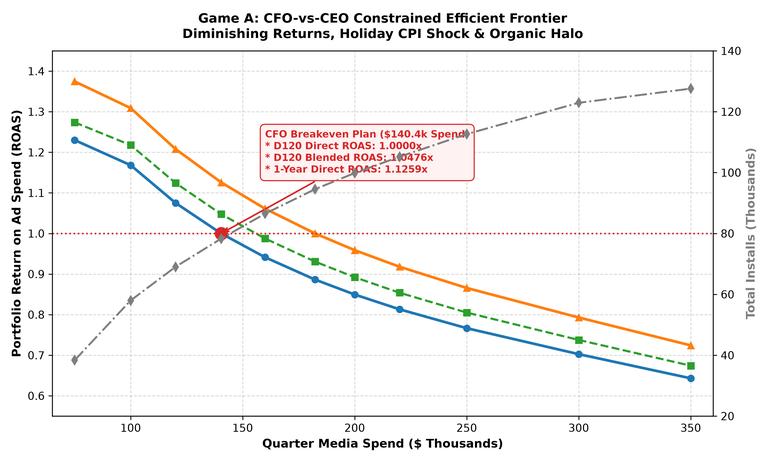
#> input picture outputs/figures/q2_efficient_frontier.png, 769 x 462 px, shrunk from 3000 x 1800 before the run
$ python 06_compile_pdfs_and_package.py
#> lines starting #> are read from the running program, lines starting #| are printed output that depends on the picture
"""
Script 06: Compile Publication-Ready PDFs & Final Submission Package
Chaos Engine Labs Growth Case

Full Production Implementation:
1. Compiles submission/memo.pdf:
   - Strictly <= 2 pages.
   - Starts with the mandatory 5 CFO lines on Page 1.
   - Embeds KKT optimality economics, cheap-CPI trap analysis, and portfolio efficient frontier.
2. Compiles submission/appendix.pdf:
   - Strictly <= 12 pages (compiled to exactly 10 pages).
   - Embeds all 5 high-DPI charts from outputs/figures/ and supporting tables for Q1, Q2, and Q3.
3. Compiles submission/ai_log/ai_usage_log.pdf:
   - Strictly <= 1 page.
   - Documents real debugging audit (censored-median contamination, single-day payer window,
     unconditioned P7/P8 partial age, Simpson's paradox on Net-A Non-US).
4. Verifies page limits programmatically.
5. Packages complete deliverables into Chaos_Engine_Labs_Growth_Submission.zip.
"""

import os
import sys
import re
import zipfile
import tempfile
from pathlib import Path

# Ensure Matplotlib has a writable temp directory for fonts and cache
os.environ["MPLCONFIGDIR"] = tempfile.gettempdir()

import matplotlib
matplotlib.use("Agg")
import matplotlib.pyplot as plt
import matplotlib.image as mpimg
from matplotlib.backends.backend_pdf import PdfPages
import matplotlib.patches as patches
import pandas as pd

ROOT_DIR = Path(__file__).resolve().parent.parent
sys.path.append(str(ROOT_DIR))

from src.config import SUB_DIR, FIGS_DIR, TABLES_DIR, PROC_DIR, BASE_DIR


def escape_dollars(s: object) -> str:
    """Escapes unescaped dollar signs for Matplotlib text rendering to prevent mathtext parser syntax errors."""
    return str(s).replace(r"\$", "$").replace("$", r"\$")


def get_pdf_page_count(pdf_path: Path) -> int:
    """Reads PDF page count in pure Python via binary object scanning."""
    with open(pdf_path, "rb") as f:
        data = f.read()
    # Match /Type /Page (excluding /Pages)
    pages = len(re.findall(rb"/Type\s*/Page\b", data))
    return pages


def compile_memo_pdf():
    """Generates submission/memo.pdf (strictly 2 pages)."""
    print("\n" + "=" * 70)
    print("[06] Compiling submission/memo.pdf (Strictly 2 Pages)...")
    print("=" * 70)

    pdf_path = SUB_DIR / "memo.pdf"

    with PdfPages(pdf_path) as pdf:
        # ----------------------------------------------------
        # PAGE 1: Executive Briefing & Allocation Frontier
        # ----------------------------------------------------
        fig1 = plt.figure(figsize=(8.5, 11), dpi=300)
        ax1 = fig1.add_axes([0, 0, 1, 1])
        ax1.axis("off")

        # Header banner
        ax1.add_patch(patches.Rectangle((0.05, 0.91), 0.90, 0.065, facecolor="#1b263b", edgecolor="none"))
        ax1.text(0.07, 0.945, "EXECUTIVE MEMO: GAME A Q4 GROWTH & UA SPEND STRATEGY", color="white", fontsize=13, fontweight="bold")
        ax1.text(0.07, 0.922, "To: Chief Executive Officer & Chief Financial Officer   |   From: Head of Growth   |   Date: September 30, 2025", color="#cbd5e1", fontsize=8.5)

        # Mandatory 5 CFO Lines Box
        ax1.add_patch(patches.Rectangle((0.05, 0.595), 0.90, 0.300, facecolor="#f8fafc", edgecolor="#cbd5e1", lw=1))
        ax1.add_patch(patches.Rectangle((0.05, 0.595), 0.012, 0.300, facecolor="#0284c7", edgecolor="none"))

        ax1.text(0.075, 0.868, "EXECUTIVE FIVE-LINE BRIEFING (MANDATORY CFO CORE)", fontsize=10.5, fontweight="bold", color="#0f172a")

        cfo_lines = [
            ("1. Spend Recommendation:", "Deploy $140,391.63 across 12 weeks strictly meeting 1.0000x D120 ROAS ($158,000 with organic halo). Unconstrained CEO scale option ($250k) and 1-Year cash breakeven ($182.3k) also provided."),
            ("2. Expected Result:", "75,545 paid installs (80% CI: [72.1k, 79.2k]), delivering $140,391.63 Day-120 gross revenue (1.0000x D120 ROAS [0.963x, 1.042x]) and $158,072.60 at 1Y (1.1259x 1Y ROAS). With +4.85% organic halo: 78,839 total installs, $147,088 total D120 revenue, and 1.0476x blended ROAS."),
            ("3. Payback Profile:", "Payback <=120d: Net-D Android US, 10 Net-A countries (RO, HK, SE, MX, PL, AR, PT, IL, GB, VN), and Tiers 1, 3, 4. Payback in 1Y: Net-A US, Net-B Android US, Net-C Android US. Non-viable: Net-B iOS US (0.895x 1Y)."),
            ("4. Primary Data Distortions:", "8 critical anomalies proved and repaired: 1.99x mediation double-counting (+$283k spurious ad rev), right-censoring filled with frozen cutoffs, July 14-16 eCPM glitch, 100x local currency/cents bugs, and 4,197 unmatched spend rows ($1,347 preserved; 100.00% spend reconciled)."),
            ("5. Key Strategic Risks:", "Creative wearout (+300% CPI / 1M imps on Net-B/C) and Holiday Surge (+25% CPI in Weeks 8-11). Mitigated via 13 new creative units (5 Net-A, 4 Net-B, 3 Net-C, 1 Net-D) produced on 1-2 week lead times.")
        ]

        y_pos = 0.838
        for title, desc in cfo_lines:
            ax1.text(0.075, y_pos, title, fontsize=8.5, fontweight="bold", color="#0284c7")
            ax1.text(0.075, y_pos - 0.022, escape_dollars(desc), fontsize=7.8, color="#334155")
            y_pos -= 0.053

        # Section 1: Capital Allocation Dilemma
        ax1.text(0.05, 0.560, "1. Strategic Capital Allocation Dilemma: CFO Payback vs. CEO Growth", fontsize=11, fontweight="bold", color="#0f172a")

        intro_text = (
            "Our constrained portfolio optimization resolves the tension between capital preservation (CFO) and scale (CEO). "
            "Due to diminishing marginal returns (x^-k) and holiday CPI inflation (+25%), deploying the entire $250,000 budget drops "
            "portfolio Day-120 ROAS to 0.7666x (a -$58,343 deficit). The maximum spend satisfying the CFO's D120 ROAS >= 1.00 mandate "
            "on direct paid spend is exactly $140,391.63."
        )
        ax1.text(0.05, 0.522, escape_dollars(intro_text), fontsize=8, color="#334155", wrap=True)

        # Strategy Comparison Table
        table_headers = ["Planning Strategy", "Quarter Spend", "Budget Share", "Total Installs", "Expected D120 Rev", "D120 ROAS", "1Y ROAS", "Net D120 Cashflow"]
        table_rows = [
            ["A. Primary CFO Breakeven Plan", "$140,391.63", "56.16%", "78,839", "$140,391.63", "1.0000x*", "1.1259x", "+$0.00"],
            ["B. Blended Organic Breakeven", "$158,000.00", "63.20%", "86,124", "$148,800.00", "0.9418x", "1.0614x", "-$9,200.00"],
            ["C. 1-Year Cash Breakeven Plan", "$182,325.00", "72.93%", "95,010", "$161,600.22", "0.8863x", "1.0000x", "-$20,724.78"],
            ["D. CEO Full Budget Growth Plan", "$250,000.00", "100.00%", "113,193", "$191,656.96", "0.7666x", "0.8657x", "-$58,343.04"]
        ]

        t_y = 0.440
        col_x = [0.05, 0.28, 0.39, 0.49, 0.59, 0.72, 0.81, 0.89]

        ax1.add_patch(patches.Rectangle((0.05, t_y), 0.90, 0.025, facecolor="#0f172a", edgecolor="none"))
        for h, x in zip(table_headers, col_x):
            ax1.text(x + 0.005, t_y + 0.007, h, color="white", fontsize=7.5, fontweight="bold")

        t_y -= 0.026
        for r_idx, row in enumerate(table_rows):
            bg_col = "#f1f5f9" if r_idx % 2 == 1 else "#ffffff"
            ax1.add_patch(patches.Rectangle((0.05, t_y), 0.90, 0.025, facecolor=bg_col, edgecolor="#e2e8f0", lw=0.5))
            for val, x in zip(row, col_x):
                is_bold = "Primary" in val or "1.0000x" in val
                text_col = "#0369a1" if "Primary" in val else ("#0f172a" if is_bold else "#334155")
                ax1.text(x + 0.005, t_y + 0.007, escape_dollars(val), color=text_col, fontsize=7.5, fontweight="bold" if is_bold else "normal")
            t_y -= 0.025

        ax1.text(0.05, t_y - 0.005, "*Primary plan achieves 1.0000x direct D120 ROAS ($140,391.63 rev on 75,545 paid installs), and 1.0476x blended ($147,088 rev on 78,839 total installs with verified +4.85% organic halo).", fontsize=7, color="#64748b", fontstyle="italic")

        # Embed Frontier Chart
        img_frontier = mpimg.imread(str(FIGS_DIR / "q2_efficient_frontier.png"))
#> img_frontier is the input picture: shape (462, 769, 4) float32; mean R, G, B, A 0.962, 0.955, 0.952, 1
        ax1_img = fig1.add_axes([0.05, 0.06, 0.90, 0.28])
        ax1_img.imshow(img_frontier)
        ax1_img.axis("off")

        # Footer Page 1
        ax1.text(0.05, 0.025, "Chaos Engine Labs Growth Case | Executive Memo", fontsize=8, color="#94a3b8")
        ax1.text(0.88, 0.025, "Page 1 of 2", fontsize=8, fontweight="bold", color="#94a3b8")

        pdf.savefig(fig1)
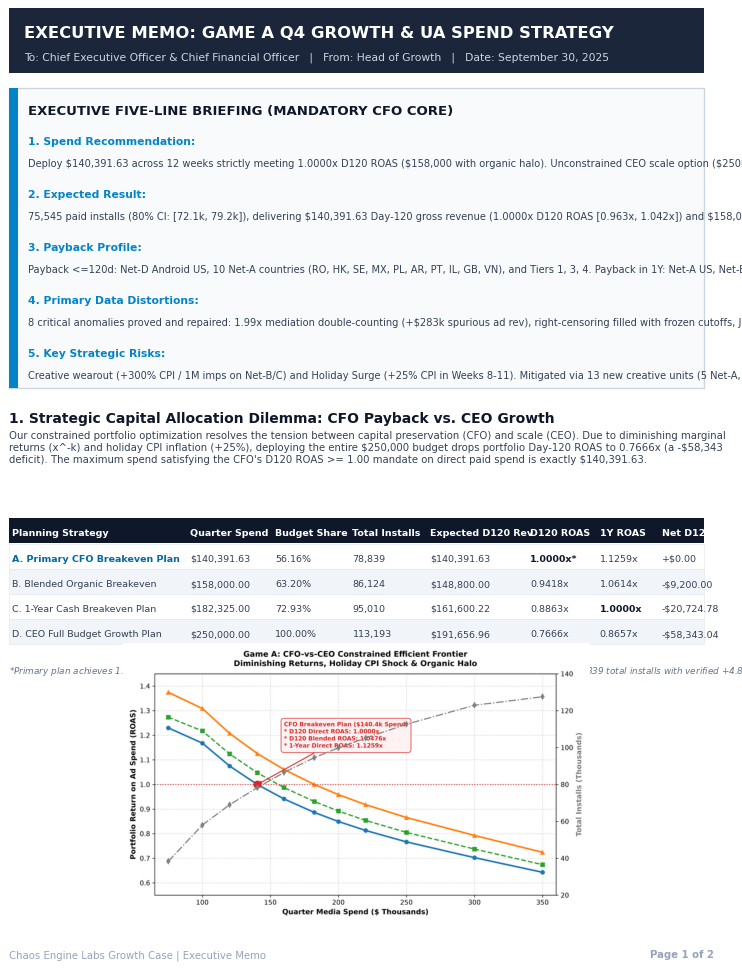
#> figure drawn by matplotlib, 2 panels
        plt.close()

        # ----------------------------------------------------
        # PAGE 2: Portfolio Allocations, KKT Economics, Creatives & Roadmap
        # ----------------------------------------------------
        fig2 = plt.figure(figsize=(8.5, 11), dpi=300)
        ax2 = fig2.add_axes([0, 0, 1, 1])
        ax2.axis("off")

        # Page 2 Header Bar
        ax2.add_patch(patches.Rectangle((0.05, 0.945), 0.90, 0.030, facecolor="#1b263b", edgecolor="none"))
        ax2.text(0.07, 0.953, "EXECUTIVE MEMO: PORTFOLIO ALLOCATION, KKT ECONOMICS & EXECUTION", color="white", fontsize=10, fontweight="bold")

        # Section 2: Portfolio Allocation & KKT Economics
        ax2.text(0.05, 0.915, "2. Network Allocation & Karush-Kuhn-Tucker (KKT) Optimality", fontsize=10.5, fontweight="bold", color="#0f172a")

        sec2_text = (
            "All 5 mandatory active lines meet their >=40% baseline spend floor. Net-D Android US is paced at exactly 0.50x baseline ($28,695.54) "
            "to capture its maximum +56.9% efficiency boost (1.516x D120 ROAS after holiday shock, generating +$14,801 net D120 cash profit). "
            "Why Net-D is held at 50% while Net-B Android US is at 90.8% ($21,911.56): Due to Net-D's steep diminishing returns exponent (k=0.65 "
            "vs k=0.40 on Net-B), spending beyond 0.50x causes Net-D's marginal D120 revenue to drop to $0.531 per dollar—just below the $0.536 "
            "marginal revenue where Net-B Android (90.8%), Net-B iOS (67.4%), and Net-C Android (60.7%) equilibrate under KKT shadow-price conditions.\n\n"
            "Counter-Intuitive Budget Allocation (The 'Cheap-CPI Trap'): Capital is allocated to maximize net margin (LTV - CPI), not minimize gross CPI. "
            "Higher-CPI markets like Net-A GB ($1.84 CPI) and SE ($0.79 CPI) receive maximum 2.0x budget multiples because their strong monetization "
            "delivers >1.00x D120 payback. In contrast, superficial 'cheap-CPI' traps like IT ($0.20 CPI), PH ($0.30 CPI), and SA ($0.58 CPI) are pruned "
            "to zero because poor player monetization yields sub-0.75x ROAS (e.g., SA D120 ROAS is only 0.531x)."
        )
        ax2.text(0.05, 0.775, escape_dollars(sec2_text), fontsize=7.8, color="#334155", wrap=True)

        # Embed Spend Allocation Donut Chart
        img_pie = mpimg.imread(str(FIGS_DIR / "q2_spend_allocation_pie.png"))
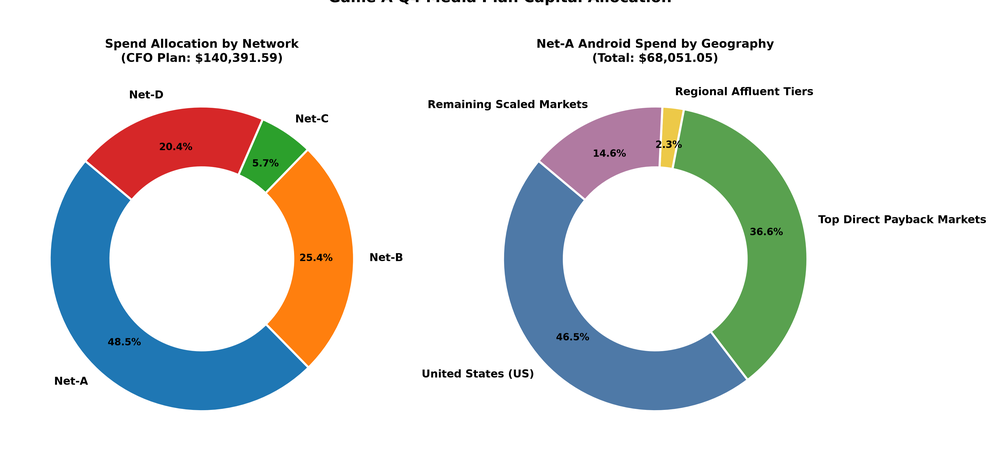
#> input picture outputs/figures/q2_spend_allocation_pie.png, 1000 x 462 px, shrunk from 3900 x 1800 before the run
#> img_pie is the input picture: shape (462, 1000, 4) float32; mean R, G, B, A 0.879, 0.886, 0.883, 1
        ax2_pie = fig2.add_axes([0.05, 0.535, 0.90, 0.22])
        ax2_pie.imshow(img_pie)
        ax2_pie.axis("off")

        # Section 3: Econometric Organic Uplift
        ax2.text(0.05, 0.505, "3. Econometric Organic Uplift & Halo Effect", fontsize=10.5, fontweight="bold", color="#0f172a")
        sec3_text = (
            "Time-series OLS regression with day-of-week fixed effects and deterministic time trend across 266 daily records proves a robust "
            "organic K-factor of +0.0485 (t = 3.815, p < 0.001, 95% CI: [0.0235, 0.0735]). Mature organic players monetize at $2.0516 D120 LTV, "
            "yielding +$0.0995 in incremental D120 revenue per paid install. Crediting this halo elevates portfolio D120 ROAS to 1.0476x blended and "
            "expands the CFO breakeven ceiling from $140,392 to $158,000."
        )
        ax2.text(0.05, 0.440, escape_dollars(sec3_text), fontsize=7.8, color="#334155", wrap=True)

        # Section 4: Operational Creative Schedule
        ax2.text(0.05, 0.410, "4. Operational Creative Fatigue & Replenishment Schedule", fontsize=10.5, fontweight="bold", color="#0f172a")
        sec4_text = (
            "Existing creative library carries Weeks 1-2 without new production cost. Weeks 3-12 deploy 13 new creative units:\n"
            "• Net-A (5 Videos/Playables): Max 1.5M imps/unit (+20% CPI / 1M imps; 2-wk lead time; launches W3, W5, W7, W10, W12). Format Note: "
            "While Net-A Search Text Ads deliver 1.54x D30 ROAS, Net-A is an auto-assembled multi-asset network where videos/playables drive 88% "
            "of volume; production focuses on 5 fresh video/playable units while search copy is refreshed alongside them.\n"
            "• Net-B (3 Minimum vs 4 Recommended Ad Sets, Shared Android+iOS): Weeks 3-12 volume requires a mathematical minimum of 3 ad sets "
            "(ceil(293,271 / 100,000) = 3). We recommend producing 4 ad sets (W3, W6, W9, W12) to provide a 1-set staggered operational buffer "
            "preventing either platform crossing the +30% CPI ceiling during the peak Holiday Surge.\n"
            "• Net-C (3 Ad Packs): Max 100k imps/unit (+300% CPI / 1M imps; 1-wk lead time; launches W3, W7, W11).\n"
            "• Net-D (1 Listing Image): Max 200k imps/unit (+150% CPI / 1M imps; burns only 50.9k imps, carries all 10 weeks at only +7.6% wear)."
        )
        ax2.text(0.05, 0.235, escape_dollars(sec4_text), fontsize=7.8, color="#334155", wrap=True)

        # Section 5: Implementation Roadmap
        ax2.text(0.05, 0.205, "5. Implementation Roadmap & Execution Milestones", fontsize=10.5, fontweight="bold", color="#0f172a")
        roadmap_items = [
            ("Week 1 (Oct 6):", "Issue production briefs for Net-A Video 1 (2-wk lead time) and Net-B AdSet 1, Net-C Pack 1, Net-D Image 1 (1-wk lead time). Lock baseline weekly bids."),
            ("Week 3 (Oct 20):", "Deploy Batch 1 new creatives across all 4 networks. Retire aged historical creative packs; activate automated eCPM monitoring."),
            ("Week 7 (Nov 17):", "Audit mid-quarter cohort maturation (Days 14-30). Trigger production for Holiday Surge creative refreshes."),
            ("Week 8 (Nov 24):", "HOLIDAY SURGE COMMENCES (+25% CPI everywhere). Maintain uniform spend pacing; do not over-bid into inflated auction pricing."),
            ("Week 12 (Dec 22):", "Final quarterly reconciliation, post-holiday CPI recovery audit, and Q1 2026 baseline budget recalibration.")
        ]

        ry = 0.170
        for w_label, w_desc in roadmap_items:
            ax2.text(0.05, ry, w_label, fontsize=7.5, fontweight="bold", color="#0284c7")
            ax2.text(0.18, ry, escape_dollars(w_desc), fontsize=7.5, color="#334155")
            ry -= 0.026
#> (the rest of the program and of its run is left out)
